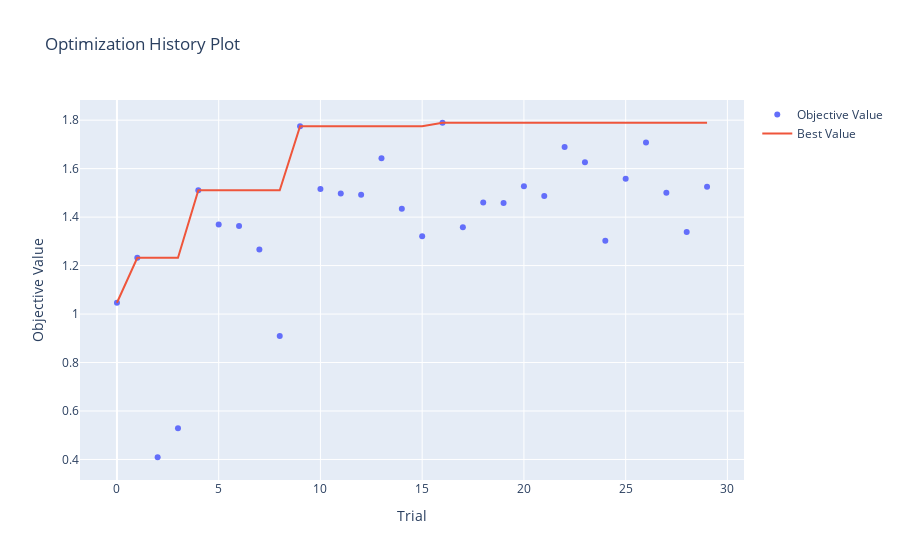

Notebook code cell kept with this figure:
### Code cell
#You can see with trial, our sharpe ratio is increasing
#Certainly you can afford more number of trials for further optimization
from optuna.visualization import plot_optimization_history
plot_optimization_history(study)

### Figure 1 — Plotly figure (JSON) as saved in the notebook; plotly's stock layout.template omitted (floating-point values rounded to 4 significant figures)
{"data": [{"mode": "markers", "name": "Objective Value", "type": "scatter", "x": [0, 1, 2, 3, 4, 5, 6, 7, 8, 9, 10, 11, 12, 13, 14, 15, 16, 17, 18, 19, 20, 21, 22, 23, 24, 25, 26, 27, 28, 29], "y": [1.047, 1.232, 0.4092, 0.5287, 1.511, 1.37, 1.363, 1.267, 0.9096, 1.775, 1.515, 1.497, 1.493, 1.643, 1.434, 1.321, 1.789, 1.358, 1.46, 1.458, 1.527, 1.487, 1.689, 1.626, 1.302, 1.558, 1.707, 1.5, 1.338, 1.525]}, {"mode": "lines", "name": "Best Value", "type": "scatter", "x": [0, 1, 2, 3, 4, 5, 6, 7, 8, 9, 10, 11, 12, 13, 14, 15, 16, 17, 18, 19, 20, 21, 22, 23, 24, 25, 26, 27, 28, 29], "y": [1.047, 1.232, 1.232, 1.232, 1.511, 1.511, 1.511, 1.511, 1.511, 1.775, 1.775, 1.775, 1.775, 1.775, 1.775, 1.775, 1.789, 1.789, 1.789, 1.789, 1.789, 1.789, 1.789, 1.789, 1.789, 1.789, 1.789, 1.789, 1.789, 1.789]}, {"marker": {"color": "#cccccc"}, "mode": "markers", "name": "Infeasible Trial", "showlegend": false, "type": "scatter", "x": [], "y": []}], "layout": {"title": {"text": "Optimization History Plot"}, "xaxis": {"title": {"text": "Trial"}}, "yaxis": {"title": {"text": "Objective Value"}}}}
